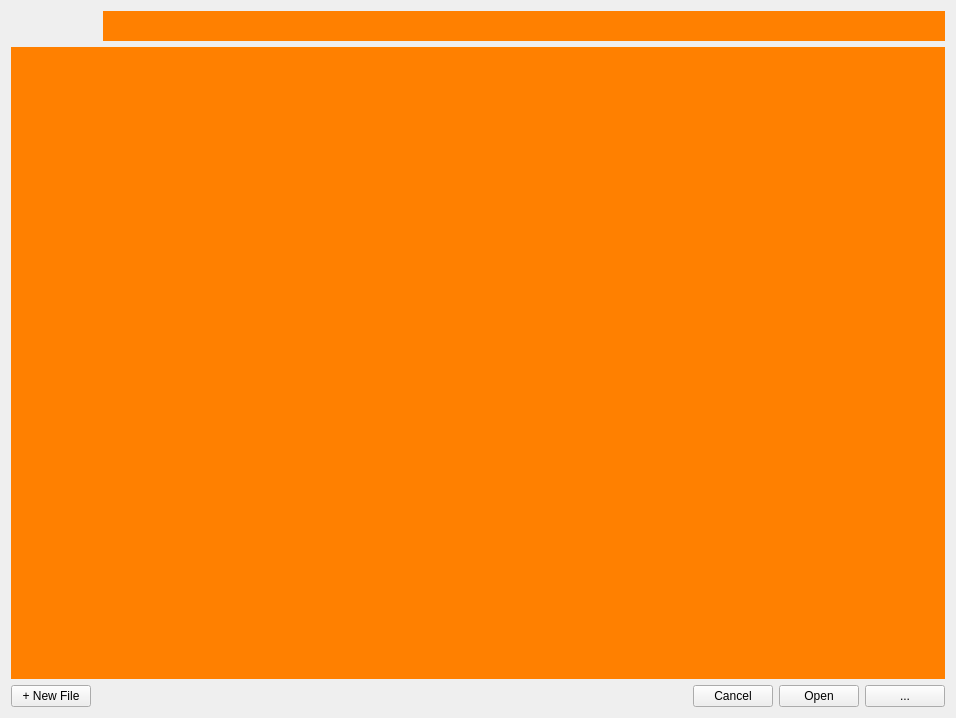
<?xml version="1.0" encoding="UTF-8"?>
<ui version="4.0">
 <class>FileOpenForm</class>
 <widget class="QWidget" name="FileOpenForm">
  <property name="geometry">
   <rect>
    <x>0</x>
    <y>0</y>
    <width>956</width>
    <height>718</height>
   </rect>
  </property>
  <property name="windowTitle">
   <string>Form</string>
  </property>
  <layout class="QVBoxLayout" name="verticalLayout" stretch="0,1,0">
   <item>
    <layout class="QHBoxLayout" name="horizontalLayout_3" stretch="0,1">
     <property name="spacing">
      <number>12</number>
     </property>
     <item>
      <widget class="NavigationWidget" name="nav" native="true">
       <property name="minimumSize">
        <size>
         <width>80</width>
         <height>30</height>
        </size>
       </property>
       <property name="styleSheet">
        <string notr="true">#history_btns {
background-color: rgb(255, 128, 0);
}</string>
       </property>
      </widget>
     </item>
     <item>
      <widget class="BreadcrumbWidget" name="breadcrumbs" native="true">
       <property name="styleSheet">
        <string notr="true">#breadcrumbs {
background-color: rgb(255, 128, 0);
}</string>
       </property>
      </widget>
     </item>
    </layout>
   </item>
   <item>
    <widget class="BrowserForm" name="browser" native="true">
     <property name="styleSheet">
      <string notr="true">#browser {
background-color: rgb(255, 128, 0);
}</string>
     </property>
    </widget>
   </item>
   <item>
    <layout class="QHBoxLayout" name="horizontalLayout">
     <item>
      <widget class="QPushButton" name="new_file_btn">
       <property name="text">
        <string>+ New File</string>
       </property>
      </widget>
     </item>
     <item>
      <spacer name="horizontalSpacer">
       <property name="orientation">
        <enum>Qt::Horizontal</enum>
       </property>
       <property name="sizeHint" stdset="0">
        <size>
         <width>40</width>
         <height>20</height>
        </size>
       </property>
      </spacer>
     </item>
     <item>
      <widget class="QPushButton" name="cancel_btn">
       <property name="text">
        <string>Cancel</string>
       </property>
      </widget>
     </item>
     <item>
      <widget class="QPushButton" name="open_btn">
       <property name="styleSheet">
        <string notr="true">#open_btn {
}</string>
       </property>
       <property name="text">
        <string>Open</string>
       </property>
      </widget>
     </item>
     <item>
      <widget class="QPushButton" name="open_options_btn">
       <property name="text">
        <string>...</string>
       </property>
       <property name="flat">
        <bool>false</bool>
       </property>
      </widget>
     </item>
    </layout>
   </item>
  </layout>
 </widget>
 <customwidgets>
  <customwidget>
   <class>NavigationWidget</class>
   <extends>QWidget</extends>
   <header>..framework_widgets</header>
   <container>1</container>
  </customwidget>
  <customwidget>
   <class>BreadcrumbWidget</class>
   <extends>QWidget</extends>
   <header>..framework_widgets</header>
   <container>1</container>
  </customwidget>
  <customwidget>
   <class>BrowserForm</class>
   <extends>QWidget</extends>
   <header>..browser_form</header>
   <container>1</container>
  </customwidget>
 </customwidgets>
 <resources>
  <include location="resources.qrc"/>
 </resources>
 <connections/>
</ui>
